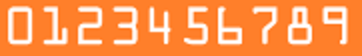
#> input picture Credit Card Number Extractor/creditcard_digits2.jpg, 362 x 56 px
$ jupyter execute --allow-errors 'Credit Card Check.ipynb'
#> lines starting #> are read from the running program, lines starting #| are printed output that depends on the picture; after the words box and inside, x2 and y2 are one past the last pixel; in counts of white or black regions, pixels touching at a corner belong together
[cell 1]
import cv2
import numpy as np
import imutils
from skimage import data
from skimage.filters import threshold_otsu
import os

# [57 lines left out: functions order_points, four_point_transform, not called in this run]

def doc_Scan(image):
        orig_height, orig_width = image.shape[:2]
        ratio = image.shape[0] / 500.0

        orig = image.copy()
        image = imutils.resize(image, height = 500)
        orig_height, orig_width = image.shape[:2]
        Original_Area = orig_height * orig_width

        # convert the image to grayscale, blur it, and find edges
        # in the image
        gray = cv2.cvtColor(image, cv2.COLOR_BGR2GRAY)
        gray = cv2.GaussianBlur(gray, (5, 5), 0)
        edged = cv2.Canny(gray, 75, 200)

        cv2.imshow("Image", image)
        cv2.imshow("Edged", edged)
        cv2.waitKey(0)
        # show the original image and the edge detected image

        # find the contours in the edged image, keeping only the
        # largest ones, and initialize the screen contour
        contours, hierarchy = cv2.findContours(edged.copy(), cv2.RETR_LIST, cv2.CHAIN_APPROX_SIMPLE)
        contours = sorted(contours, key = cv2.contourArea, reverse = True)[:5]
        cv2.drawContours(image, contours, -1, (0,255,0), 3)
        cv2.imshow("Countor",image)
        cv2.waitKey(0)

        # loop over the contours
        for c in contours:

            # approximate the contour
            area = cv2.contourArea(c)
            if area < (Original_Area/3):
                print("Error Image Invalid")
                return("ERROR")
            peri = cv2.arcLength(c, True)
            approx = cv2.approxPolyDP(c, 0.02 * peri, True)

            # if our approximated contour has four points, then we
            # can assume that we have found our screen
            if len(approx) == 4:
                screenCnt = approx
                break

        # show the contour (outline) of the piece of paper
        cv2.drawContours(image, [screenCnt], -1, (0, 255, 0), 2)
        cv2.imshow("Outline", image)

        warped = four_point_transform(orig, screenCnt.reshape(4, 2) * ratio)
        # convert the warped image to grayscale, then threshold it
        # to give it that 'black and white' paper effect
        cv2.resize(warped, (640,403), interpolation = cv2.INTER_AREA)
        cv2.imwrite("credit_card_color.jpg", warped)
        warped = cv2.cvtColor(warped, cv2.COLOR_BGR2GRAY)
        warped = warped.astype("uint8") * 255
        cv2.imshow("Extracted Credit Card", warped)
        cv2.waitKey(0)
        cv2.destroyAllWindows()
        return warped

image = cv2.imread('test_card.jpg')
#> (the rest of this cell did not finish here and is left out)

[cell 2]
from keras.models import load_model

#> (the rest of this cell did not finish here and is left out)

[cell 3]
import cv2
import numpy as np
import random
import cv2
from scipy.ndimage import convolve

def DigitAugmentation(frame, dim = 32):
    frame = cv2.resize(frame, None, fx=2, fy=2, interpolation = cv2.INTER_CUBIC)
    frame = cv2.cvtColor(frame, cv2.COLOR_GRAY2RGB)
    random_num = np.random.randint(0,9)

    if (random_num % 2 == 0):
        frame = add_noise(frame)
    if(random_num % 3 == 0):
        frame = pixelate(frame)
    if(random_num % 2 == 0):
        frame = stretch(frame)
    frame = cv2.resize(frame, (dim, dim), interpolation = cv2.INTER_AREA)

    return frame

def add_noise(image):
    prob = random.uniform(0.01, 0.05)
    rnd = np.random.rand(image.shape[0], image.shape[1])
    noisy = image.copy()
    noisy[rnd < prob] = 0
    noisy[rnd > 1 - prob] = 1
    return noisy

def pixelate(image):
    dim = np.random.randint(8,12)
    image = cv2.resize(image, (dim, dim), interpolation = cv2.INTER_AREA)
    image = cv2.resize(image, (16, 16), interpolation = cv2.INTER_AREA)
    return image

def stretch(image):
        ran = np.random.randint(0,3)*2
        if np.random.randint(0,2) == 0:
            frame = cv2.resize(image, (32, ran+32), interpolation = cv2.INTER_AREA)
            return frame[int(ran/2):int(ran+32)-int(ran/2), 0:32]
        else:
            frame = cv2.resize(image, (ran+32, 32), interpolation = cv2.INTER_AREA)
            return frame[0:32, int(ran/2):int(ran+32)-int(ran/2)]

def pre_process(image, inv = False):
        try:
            gray_image = cv2.cvtColor(image, cv2.COLOR_BGR2GRAY)
        except:
            gray_image = image
            pass

        if inv == False:
            _, th2 = cv2.threshold(gray_image, 0, 255, cv2.THRESH_BINARY + cv2.THRESH_OTSU)
        else:
            _, th2 = cv2.threshold(gray_image, 0, 255, cv2.THRESH_BINARY_INV + cv2.THRESH_OTSU)
        resized = cv2.resize(th2, (32,32), interpolation = cv2.INTER_AREA)
        return resized

cc1 = cv2.imread('creditcard_digits2.jpg', 0)
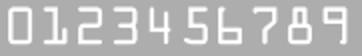
#> cc1: shape (56, 362); min 164, max 255, mean 187.5
_, th2 = cv2.threshold(cc1, 0, 255, cv2.THRESH_BINARY_INV + cv2.THRESH_OTSU)
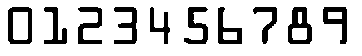
#> th2: shape (56, 362); 80.8% white; 10 black regions, largest, box (x1, y1, x2, y2) and area: (288, 7, 312, 44) 494, (8, 7, 32, 44) 451, (78, 7, 102, 44) 419
#cv2.imshow("cc1", th2)
#cv2.waitKey(0)
#cv2.destroyAllWindows()

region = [(0, 0), (35, 48)]

# Assigns values to each region for ease of interpretation
top_left_y = region[0][1]
bottom_right_y = region[1][1]
top_left_x = region[0][0]
bottom_right_x = region[1][0]

for i in range(0,1): #We only look at the first digit in testing out augmentation functions
    roi = cc1[top_left_y:bottom_right_y, top_left_x:bottom_right_x]
    for j in range(0,10):
            roi2 = DigitAugmentation(roi)
            roi_otsu = pre_process(roi2, inv = False)
            cv2.imshow("otsu", roi_otsu)
            cv2.waitKey(0)

    cv2.destroyAllWindows()
#> this loop made 1 pass
#> pass 1, `roi = cc1[top_left_y:bottom_right_y, top_left_x:bottom_right_x]`:
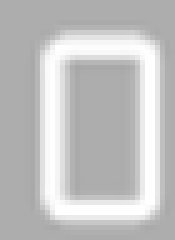
#> roi: shape (48, 35) (shown 5 times larger); min 167, max 255, mean 193.7
#> pass 1, in DigitAugmentation, `frame = cv2.resize(frame, (dim, dim), interpolation = cv2.INTER_AREA)`:
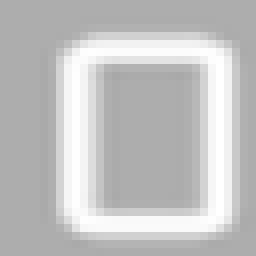
#> frame: shape (32, 32, 3) (shown 8 times larger); min 168, max 255, mean 193.7
#> after the loop:
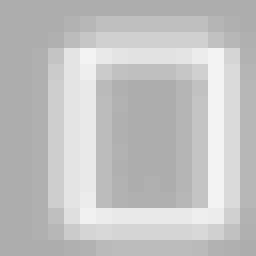
#> roi2: shape (32, 32, 3) (shown 8 times larger); min 172, max 243, mean 193.6

$ run again, with Credit Card Number Extractor/creditcard_digits1.jpg copied over Credit Card Number Extractor/creditcard_digits2.jpg
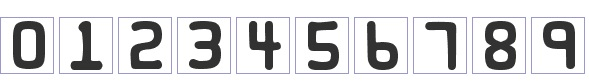
#> input picture Credit Card Number Extractor/creditcard_digits1.jpg, 589 x 81 px
#> `_, th2 = cv2.threshold(cc1, 0, 255, cv2.THRESH_BINARY_INV + cv2.THRESH..`:
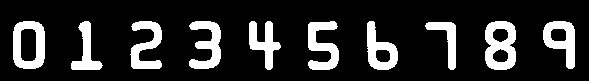
#> th2: shape (81, 589); 16.9% white; 10 white regions, largest, box (x1, y1, x2, y2) and area: (485, 21, 516, 70) 1040, (13, 21, 45, 69) 951, (308, 21, 339, 70) 884
#> after the loop `for i in range(0,1):`:
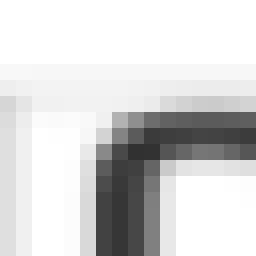
#> roi2: shape (32, 32, 3) (shown 8 times larger); min 49, max 255, mean 213.3
